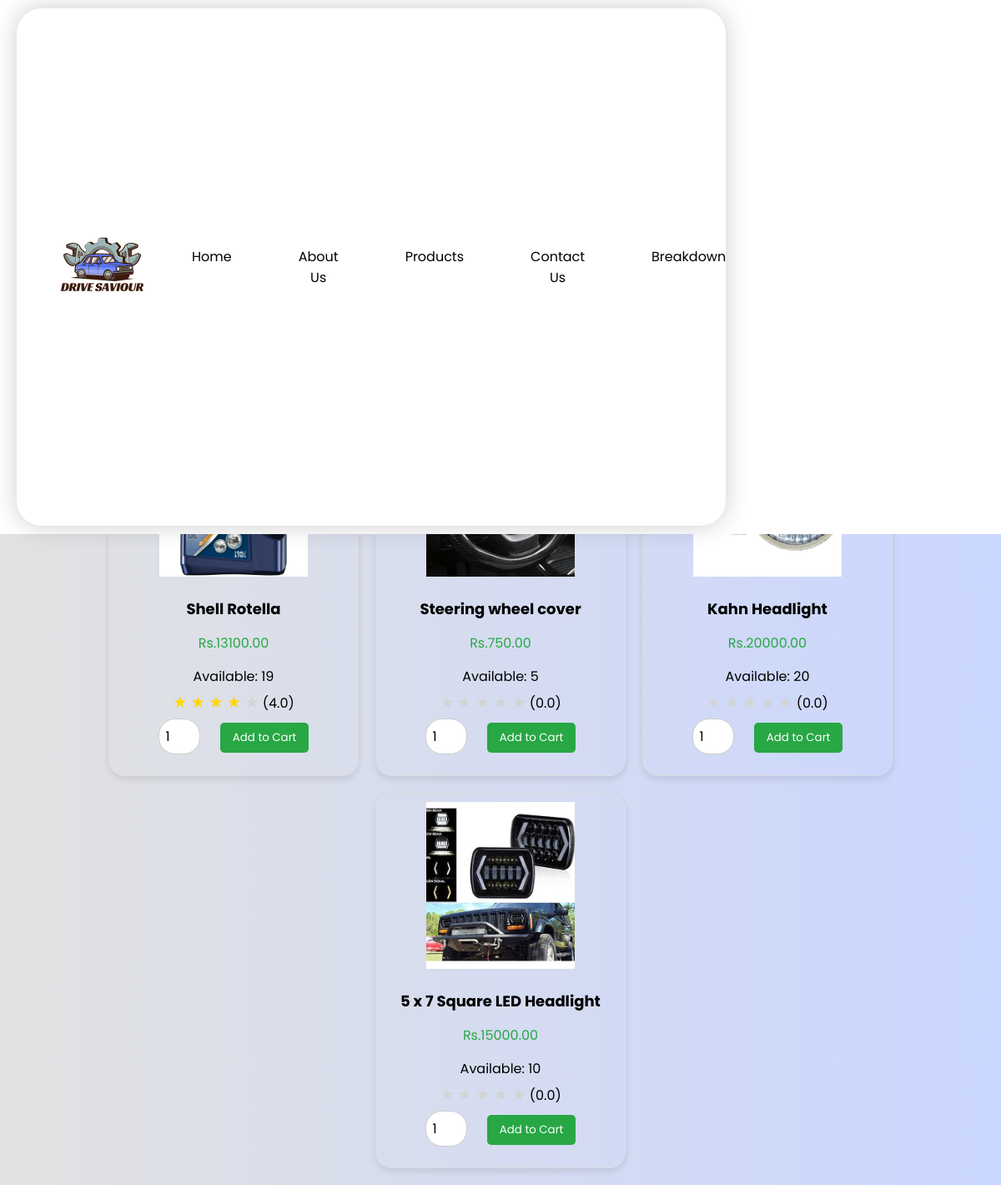
Page /mechanic/products/shop_page.php?shop_id=51 on the committed database.
### tables this page shows
CREATE TABLE `products` (
  `id` int(11) NOT NULL,
  `shop_id` int(11) DEFAULT NULL,
  `cat_id` int(11) DEFAULT NULL,
  `product_name` varchar(255) NOT NULL,
  `image_url` varchar(255) DEFAULT NULL,
  `quantity_available` int(11) NOT NULL,
  `price` decimal(10,2) NOT NULL
);

### mechanic/products/shop_page.php (the view, shortened to what this page needs)
<?php
require '../navbar/nav.php';
require '../../connection.php';
$shop_id = isset($_GET['shop_id']) ? intval($_GET['shop_id']) : 0;
$shop_data = [];
$product_data = [];
$shop_query = "SELECT * FROM shops WHERE id = $shop_id";
$shop_result = mysqli_query($conn, $shop_query);
if ($shop_result && mysqli_num_rows($shop_result) > 0) {
    $shop_data = mysqli_fetch_assoc($shop_result);
} else {
    echo "<p>Shop not found.</p>";
    exit;
}
$product_query = "
    SELECT p.*,
           (SELECT AVG(r.rating) FROM ratings r WHERE r.product_id = p.id) AS avg_rating
    FROM products p
    WHERE p.shop_id = $shop_id";
$product_result = mysqli_query($conn, $product_query);
if ($product_result) {
    while ($row = mysqli_fetch_assoc($product_result)) {
        $product_data[] = $row;
    }
}
?>
<!DOCTYPE html>
<html lang="en">
<head>
    <link rel="stylesheet" href="../navbar/style.css">
    <link rel="stylesheet" href="../shop/product-list.css">
</head>
<body>
    <div class="main_container">
        <div class="shop-info">
            <h1><?= htmlspecialchars($shop_data['shop_name']) ?></h1>
            <p>Location: <?= htmlspecialchars($shop_data['branch']) ?></p>
            <p>Contact: <span class="contact-number"><?= htmlspecialchars($shop_data['number']) ?></span></p>
        </div>
        <br>
        <h2>Products Available</h2>
        <div class="product-card-container" style="margin-top: 20px;">
            <?php if (count($product_data) > 0): ?>
                <?php foreach ($product_data as $product): ?>
                    <div class="product-card">
                        <img src="<?= htmlspecialchars($product['image_url']) ?>" alt="<?= htmlspecialchars($product['product_name']) ?>">
                        <div class="product-details">
                            <h3><?= htmlspecialchars($product['product_name']) ?></h3>
                            <div class="price">Rs.<?= htmlspecialchars($product['price']) ?></div>
                            <div>Available: <?= htmlspecialchars($product['quantity_available']) ?></div>
                            <div class="star-rating">
                                <?php
                                $averageRating = round($product['avg_rating'] ?? 0);
                                for ($i = 1; $i <= 5; $i++): ?>
                                    <span class="star<?= $i <= $averageRating ? ' filled' : '' ?>">&#9733;</span>
                                <?php endfor; ?>
                                <span>(<?= number_format($product['avg_rating'] ?? 0, 1) ?>)</span>
                            </div>
                            <form action="add_to_cart.php" method="POST">
                                <input type="number" name="quantity" value="1" min="1" max="<?= $product['quantity_available'] ?>">
                                <button type="submit">Add to Cart</button>
                            </form>
                        </div>
                    </div>
                <?php endforeach; ?>
            <?php else: ?>
                <p>No products available in this shop.</p>
            <?php endif; ?>
        </div>
    </div>
</body>
</html>

### style.css (style rules this page uses)
* { margin: 0; padding: 0; box-sizing: border-box; font-family: 'Poppins', sans-serif; }
body { display: flex; justify-content: center; align-items: center; min-height: 100vh; background: linear-gradient(90deg, #e2e2e2, #c9d6ff); }

### mechanic/navbar/style.css (style rules this page uses)
* { margin: 0; padding: 0; box-sizing: border-box; list-style: none; text-decoration: none; scroll-behavior: smooth; scroll-padding-top: 3rem; }
:root { --primary-color:#2B5AC2; }
html { scrollbar-width: none; }
body { font-family: Arial, sans-serif; background-color: #ffffff; color: #000000; margin: 0; padding: 0; }
*, *:after, *:before { -webkit-box-sizing: border-box; -moz-box-sizing: border-box; -ms-box-sizing: border-box; box-sizing: border-box; }

### mechanic/shop/product-list.css (style rules this page uses)
.main_container { width: 90%; margin: 120px auto 0; padding: 20px; }
.product-card-container { display: flex; flex-wrap: wrap; gap: 20px; justify-content: center; }
.product-card { width: 300px; height: 450px; border: 1px solid #ddd; border-radius: 20px; overflow: hidden; box-shadow: 0 4px 8px rgba(0, 0, 0, 0.1); transition: transform 0.3s; display: flex; flex-direction: column; position: relative; }
.product-card img { width: 60%; height: 200px; object-fit: cover; margin: 10px auto; }
.product-details { padding: 15px; text-align: center; flex-grow: 1; display: flex; flex-direction: column; justify-content: space-between; }
.product-details h3 { font-size: 18px; margin-bottom: 10px; }
.product-details .price { font-size: 16px; color: #28a745; margin-bottom: 10px; }
.product-details input[type="number"] { width: 50px; margin-right: 10px; border-radius: 20px; }
.product-details button { background-color: #28a745; color: white; border: none; padding: 8px 15px; cursor: pointer; border-radius: 5px; transition: background-color 0.3s; margin-left: 10px; }
select, input[type="text"], input[type="date"], input[type="time"], input[type="number"], input[type="password"], input[type="email"] { padding: 8px; margin-bottom: 10px; border: 1px solid #ccc; border-radius: 4px; font-size: 16px; }
.shop-info { max-width: 1250px; margin: 10px auto; background: white; border-radius: 50px; box-shadow: 0 2px 10px rgba(0, 0, 0, 0.1); padding: 20px; text-align: center; }
.shop-info h1 { font-size: 3em; color: #333; margin-bottom: 20px; padding-bottom: 10px; }
.shop-info p { font-size: 1.2em; color: #666; margin: 10px 0; }
h2 { margin-left: 40px; margin-top: 20px; }

### mechanic/products/shop_page.php (style rules this page uses)
.star-rating .star { font-size: 1.2rem; color: lightgray; }
.star-rating .star.filled { color: gold; }

### rows in the picture
products: product_name "Shell Rotella", price "13100.00", quantity_available "19", avg_rating "4.0"
products: product_name "Steering wheel cover", price "750.00", quantity_available "5", avg_rating "0.0"
products: product_name "Kahn Headlight", price "20000.00", quantity_available "20", avg_rating "0.0"
products: image_url (picture), product_name "5 x 7 Square LED Headlight", price "15000.00", quantity_available "10", avg_rating "0.0"
